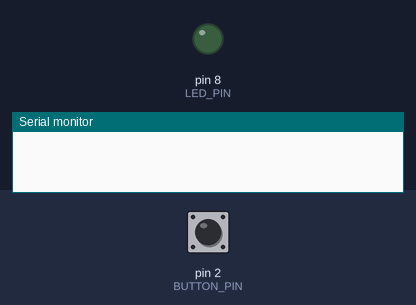
Bench run of a sketch on a simulated Arduino Uno, built with avr-gcc and run on an emulated ATmega328P. On the bench: output pins drawn as LEDs (lit = HIGH), the last lines printed to the serial monitor. Inputs (shaded band) come from the test bench; at power-on: pin 2 (BUTTON_PIN) LOW.

Above: at 1.2 s.
1.3 s: pin 2 (BUTTON_PIN) pulled HIGH for 0.15 s
At 1.37 s:
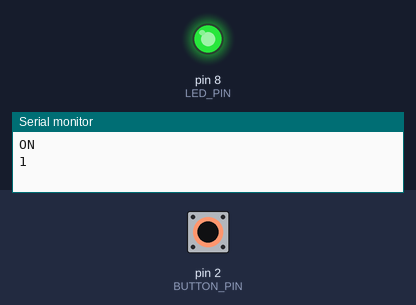
2.9 s: pin 2 (BUTTON_PIN) pulled HIGH for 3.2 s
At 7.4 s:
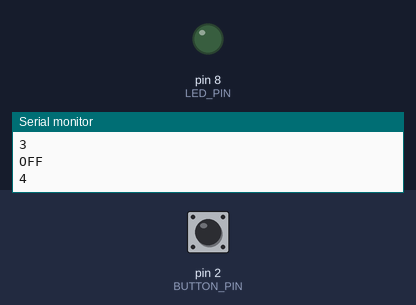
Timing chart, 0 to 8.9 s (numbered marks = the images above; inputs shaded):
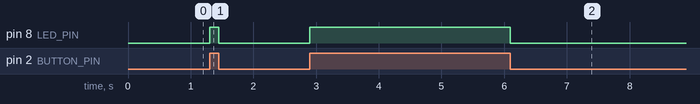

Measured:
- after the input at 1.3 s, pin 8 (LED_PIN): LOW → HIGH at once, → LOW 0.15 s later
- after the input at 2.9 s, pin 8 (LED_PIN): LOW → HIGH at once, → LOW 3.2 s later

The sketch:

button-led-async-fsm.ino
```cpp
#include "src/async_fsm.h"
#include "src/buttonImpl.h"
#include "src/console.h"
#include "src/led.h"

#define LED_PIN 8
#define BUTTON_PIN 2

class ButtonLedAsyncFSM : public AsyncFSM {
   public:
    ButtonLedAsyncFSM(Button* button, Led* led, Console* console) {
        count = 0;
        currentState = OFF;
        this->button = button;
        this->led = led;
        this->console = console;
        led->switchOff();
        button->registerObserver(this);
    }

    void handleEvent(Event* ev) {
        switch (currentState) {
            case OFF:
                if (ev->getType() == BUTTON_PRESSED_EVENT) {
                    console->log("ON");
                    led->switchOn();
                    count = count + 1;
                    console->log(count);
                    currentState = ON;
                }
                break;
            case ON:
                if (ev->getType() == BUTTON_RELEASED_EVENT) {
                    console->log("OFF");
                    led->switchOff();
                    count = count + 1;
                    console->log(count);
                    currentState = OFF;
                }
        }
    }

   private:
    int count;
    Button* button;
    Led* led;
    Console* console;
    enum { ON, OFF } currentState;
};

ButtonLedAsyncFSM* myAsyncFSM;

void setup() {
    Button* button = new ButtonImpl(BUTTON_PIN);
    Led* led = new Led(LED_PIN);
    Console* console = new Console();
    myAsyncFSM = new ButtonLedAsyncFSM(button, led, console);
}

void loop() {
    myAsyncFSM->checkEvents();
}
```

Button.h
```cpp
#ifndef __BUTTON__
#define __BUTTON__

#include "async_fsm.h"

#define BUTTON_PRESSED_EVENT 1
#define BUTTON_RELEASED_EVENT 2

class Button : public EventSource {
   public:
    virtual bool isPressed() = 0;
};

class ButtonPressed : public Event {
   public:
    ButtonPressed(Button* source) : Event(BUTTON_PRESSED_EVENT) {
        this->source = source;
    }

    Button* getSource() {
        return source;
    }

   private:
    Button* source;
};

class ButtonReleased : public Event {
   public:
    ButtonReleased(Button* source) : Event(BUTTON_RELEASED_EVENT) {
        this->source = source;
    }

    Button* getSource() {
        return source;
    }

   private:
    Button* source;
};

#endif
```

ButtonImpl.cpp
```cpp
#include "ButtonImpl.h"

#include "Arduino.h"

#define DEBOUNCING_TIME 10

ButtonImpl::ButtonImpl(int pin) {
    this->pin = pin;
    pinMode(pin, INPUT);
    bindInterrupt(pin);
    lastEventTime = millis();
}

bool ButtonImpl::isPressed() {
    return digitalRead(pin) == HIGH;
}

void ButtonImpl::notifyInterrupt(int pin) {
    long curr = millis();
    if (curr - lastEventTime > DEBOUNCING_TIME) {
        lastEventTime = curr;
        Event* ev;
        if (isPressed()) {
            ev = new ButtonPressed(this);
        } else {
            ev = new ButtonReleased(this);
        }
        this->generateEvent(ev);
    }
}
```

ButtonImpl.h
```cpp
#ifndef __BUTTONIMPL__
#define __BUTTONIMPL__

#include "Button.h"

class ButtonImpl : public Button {
   public:
    ButtonImpl(int pin);
    virtual bool isPressed();
    virtual void notifyInterrupt(int pin);

   private:
    int pin;
    long lastEventTime;
};

#endif
```

Led.cpp
```cpp
#include "Led.h"

#include "Arduino.h"

Led::Led(int pin) {
    this->pin = pin;
    pinMode(pin, OUTPUT);
}

void Led::switchOn() {
    digitalWrite(pin, HIGH);
}

void Led::switchOff() {
    digitalWrite(pin, LOW);
};
```

Led.h
```cpp
#ifndef __LED__
#define __LED__

#include "Light.h"

class Led : public Light {
   public:
    Led(int pin);
    void switchOn();
    void switchOff();

   private:
    int pin;
};

#endif
```

Light.h
```cpp
#ifndef __LIGHT__
#define __LIGHT__

class Light {
   public:
    virtual void switchOn() = 0;
    virtual void switchOff() = 0;
};

#endif
```

async_fsm.cpp
```cpp
#include "async_fsm.h"

#include "Arduino.h"

#define MAX_EVQUEUE_SIZE 20

/* ------------------------ InterruptDispatcher ----------- */

/* The singleton interrupt dispatcher, binding interrupts to event sources */

InterruptDispatcher interruptDispatcher;

/*
 * Functions called by the interrupt handlers, used to notify interrupts to
 * to the interrupt dispatcher
 */
void InterruptDispatcher::notifyInterrupt_0() {
    interruptDispatcher.notifyInterrupt(0);
}
void InterruptDispatcher::notifyInterrupt_1() {
    interruptDispatcher.notifyInterrupt(1);
}
void InterruptDispatcher::notifyInterrupt_2() {
    interruptDispatcher.notifyInterrupt(2);
}
void InterruptDispatcher::notifyInterrupt_3() {
    interruptDispatcher.notifyInterrupt(3);
}
void InterruptDispatcher::notifyInterrupt_4() {
    interruptDispatcher.notifyInterrupt(4);
}
void InterruptDispatcher::notifyInterrupt_5() {
    interruptDispatcher.notifyInterrupt(5);
}
void InterruptDispatcher::notifyInterrupt_6() {
    interruptDispatcher.notifyInterrupt(6);
}
void InterruptDispatcher::notifyInterrupt_7() {
    interruptDispatcher.notifyInterrupt(7);
}
void InterruptDispatcher::notifyInterrupt_8() {
    interruptDispatcher.notifyInterrupt(8);
}
void InterruptDispatcher::notifyInterrupt_9() {
    interruptDispatcher.notifyInterrupt(9);
}
void InterruptDispatcher::notifyInterrupt_10() {
    interruptDispatcher.notifyInterrupt(10);
}
void InterruptDispatcher::notifyInterrupt_11() {
    interruptDispatcher.notifyInterrupt(11);
}
void InterruptDispatcher::notifyInterrupt_12() {
    interruptDispatcher.notifyInterrupt(12);
}
void InterruptDispatcher::notifyInterrupt_13() {
    interruptDispatcher.notifyInterrupt(13);
}

InterruptDispatcher::InterruptDispatcher() {
    notifyFunctions[0] = notifyInterrupt_0;
    notifyFunctions[1] = notifyInterrupt_1;
    notifyFunctions[2] = notifyInterrupt_2;
    notifyFunctions[3] = notifyInterrupt_3;
    notifyFunctions[4] = notifyInterrupt_4;
    notifyFunctions[5] = notifyInterrupt_5;
    notifyFunctions[6] = notifyInterrupt_6;
    notifyFunctions[7] = notifyInterrupt_7;
    notifyFunctions[8] = notifyInterrupt_8;
    notifyFunctions[9] = notifyInterrupt_9;
    notifyFunctions[10] = notifyInterrupt_10;
    notifyFunctions[11] = notifyInterrupt_11;
    notifyFunctions[12] = notifyInterrupt_12;
    notifyFunctions[13] = notifyInterrupt_13;
}

void InterruptDispatcher::bind(int pin, EventSource* src) {
    sourceRegisteredOnPin[pin] = src;
    attachInterrupt(digitalPinToInterrupt(pin), notifyFunctions[pin], CHANGE);
}

void InterruptDispatcher::notifyInterrupt(int pin) {
    Serial.print(""); /* bug/race fix */
    sourceRegisteredOnPin[pin]->notifyInterrupt(pin);
}

/* ------------------------ Event  ------------------------ */

Event::Event(int type) {
    this->type = type;
}

int Event::getType() {
    return type;
}

/* --------------------- EventSource ------------------- */

void EventSource::bindInterrupt(int pin) {
    interruptDispatcher.bind(pin, this);
}

void EventSource::generateEvent(Event* ev) {
    if (observer != NULL) {
        observer->notifyEvent(ev);
    }
}

void EventSource::registerObserver(Observer* observer) {
    this->observer = observer;
}

/* ------------------------ EventQueue ------------------------ */

EventQueue::EventQueue() {
    head = tail = 0;
}

bool EventQueue::isEmpty() {
    return head == tail;
}

void EventQueue::enqueue(Event* ev) {
    queue[tail] = ev;
    tail = (tail + 1) % MAX_EVQUEUE_SIZE;
}

Event* EventQueue::dequeue() {
    if (isEmpty()) {
        return 0;
    } else {
        Event* pev = queue[head];
        head = (head + 1) % MAX_EVQUEUE_SIZE;
        return pev;
    }
}

/* ------------------------ AsyncFSM   ------------------------ */

AsyncFSM::AsyncFSM() {
}

void AsyncFSM::notifyEvent(Event* ev) {
    eventQueue.enqueue(ev);
}

void AsyncFSM::checkEvents() {
    noInterrupts();
    bool isEmpty = eventQueue.isEmpty();
    interrupts();

    if (!isEmpty) {
        noInterrupts();
        Event* ev = eventQueue.dequeue();
        interrupts();

        if (ev != NULL) {
            handleEvent(ev);
            delete ev;
        }
    }
}
```

async_fsm.h
```cpp
#ifndef __ASYNC_FSM__
#define __ASYNC_FSM__

#define MAX_EVQUEUE_SIZE 20
#define NUM_PINS 13

/**
 * Class representing an event
 */
class Event {
   public:
    Event(int type);
    int getType();

   private:
    int type;
};

/**
 * Class representing event observers, observing Event.
 */
class Observer {
   public:
    virtual void notifyEvent(Event* ev) = 0;
};

/**
 * Base class representing an event source, generating Event
 * observed by an Observer.
 */
class EventSource {
   public:
    void registerObserver(Observer* observer);

    /* called by the interrupt dispatcher to notify a new event */
    virtual void notifyInterrupt(int pin) = 0;

   protected:
    void bindInterrupt(int pin);

    /* called by to generate an event to be observed by the observer */
    void generateEvent(Event* ev);

    Observer* observer;
};

/**
 * Class binding interrupts to event sources
 */
class InterruptDispatcher {
   public:
    InterruptDispatcher();
    void bind(int pin, EventSource* src);
    void notifyInterrupt(int pin);

   private:
    EventSource* sourceRegisteredOnPin[NUM_PINS];
    void (*notifyFunctions[NUM_PINS])() = {};

    static void notifyInterrupt_0();
    static void notifyInterrupt_1();
    static void notifyInterrupt_2();
    static void notifyInterrupt_3();
    static void notifyInterrupt_4();
    static void notifyInterrupt_5();
    static void notifyInterrupt_6();
    static void notifyInterrupt_7();
    static void notifyInterrupt_8();
    static void notifyInterrupt_9();
    static void notifyInterrupt_10();
    static void notifyInterrupt_11();
    static void notifyInterrupt_12();
    static void notifyInterrupt_13();
};

/**
 * Class representing an event queue, used inside the async FSM
 */
class EventQueue {
   public:
    EventQueue();
    bool isEmpty();
    void enqueue(Event* ev);
    Event* dequeue();

   private:
    Event* queue[MAX_EVQUEUE_SIZE];
    int head, tail;
};

/**
 * Base abstract class for implementing asynchronous
 * Finite State Machines.
 *
 * NOTES:
 * - it is an Observer of events generated by event source
 * - the state is meant to be modelled by derived classes
 */
class AsyncFSM : public Observer {
   public:
    virtual void handleEvent(Event* ev) = 0;
    void notifyEvent(Event* ev);
    void checkEvents();

   protected:
    AsyncFSM();
    EventQueue eventQueue;
};

#endif
```

console.cpp
```cpp
#include "console.h"

#include "Arduino.h"

Console::Console() {
    Serial.begin(9600);
    while (!Serial) {
    }
}

void Console::log(const char* msg) {
    Serial.println(msg);
}

void Console::log(int value) {
    Serial.println(value);
}

void Console::log(float value) {
    Serial.println(value);
}

void Console::log(const String& msg) {
    Serial.println(msg.c_str());
}
```

console.h
```cpp
#ifndef __CONSOLE__
#define __CONSOLE__

#include "Arduino.h"

class Console {
   public:
    Console();
    void log(const char* msg);
    void log(const String& msg);
    void log(int value);
    void log(float value);
};

#endif
```
